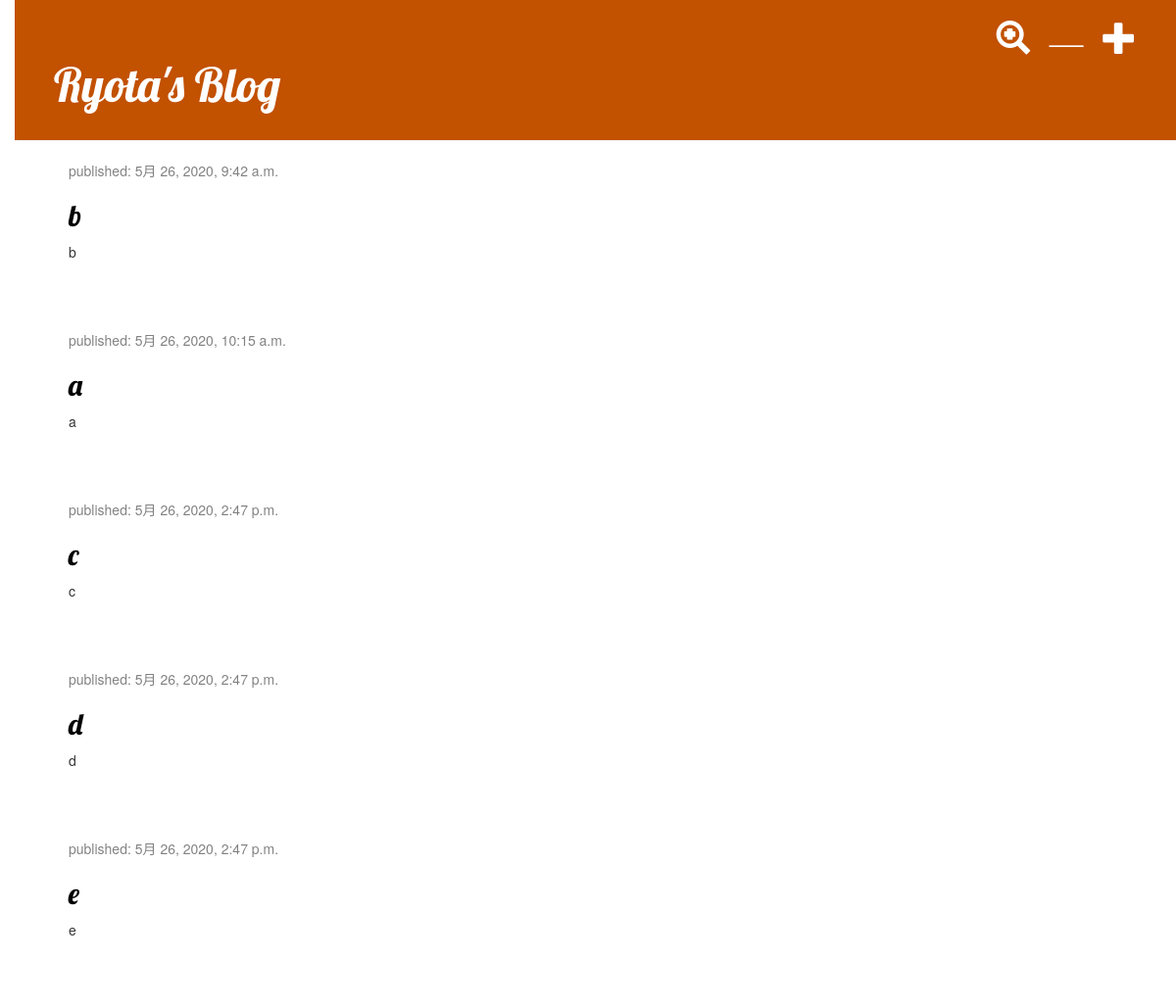
The page / on the database its author committed.
### blog/models.py (models this page shows, shortened)
class Post(models.Model):
    author = models.ForeignKey(settings.AUTH_USER_MODEL, on_delete=models.CASCADE)
    title = models.CharField(max_length=200)
    text = models.TextField()
    created_date = models.DateTimeField(default=timezone.now)
    published_date = models.DateTimeField(blank=True, null=True)

### blog/views.py (the view)
# urls.py: path('', views.post_list, name='post_list'),
def post_list(request):
    posts = Post.objects.filter(published_date__lte=timezone.now()).order_by('published_date')
    return render(request, 'blog/post_list.html', {'posts': posts})

### blog/templates/blog/post_list.html
{% extends 'blog/base.html' %}
{% block content %}
    {% for post in posts %}
        <div class="post">
            <div class="date">
                <p>published: {{ post.published_date }}</p>
            </div>
            <h2><a href="{% url 'post_detail' pk=post.pk %}">{{ post.title }}</a></h2>
            <p>{{ post.text|linebreaksbr }}</p>
        </div>
    {% endfor %}
{% endblock %}

### blog/templates/blog/base.html (shortened to what this page needs)
{% load static %}
<html>
    <head>
        <link rel="stylesheet" href="//maxcdn.bootstrapcdn.com/bootstrap/3.2.0/css/bootstrap.min.css">
        <link rel="stylesheet" href="//maxcdn.bootstrapcdn.com/bootstrap/3.2.0/css/bootstrap-theme.min.css">
        <link rel="stylesheet" href="{% static 'css/blog.css' %}">
    </head>
    <body>
        <div class="page-header">
    　　    <a href="{% url 'post_new' %}" class="top-menu"><span class="glyphicon glyphicon-plus"></span></a>
            <a href="{% url 'post_index' %}" class="top-menu"><span class="glyphicon glyhicon-minus">―</span></a>
            <a href="{% url 'post_search' %}" class="top-menu"><span class="glyphicon glyphicon-zoom-in"></span></a>
            <h1><a href="/">Ryota's Blog</a></h1>
        </div>
        <div class="content container">
            <div class="row">
                <div class="col-md-8">
                {% block content %}
                {% endblock %}
                </div>
            </div>
        </div>
    </body>
</html>

### blog/static/css/blog.css (style rules this page uses)
h1 a, h2 a { color: #C25100; font-family: 'Lobster'; }
body { padding-left: 15px; }
.page-header { background-color: #C25100; margin-top: 0; padding: 20px 20px 20px 40px; }
.page-header h1, .page-header h1 a, .page-header h1 a:visited, .page-header h1 a:active { color: #ffffff; font-size: 36pt; text-decoration: none; }
.content { margin-left: 40px; }
h1, h2, h3, h4 { font-family: 'Lobster', cursive; }
.date { color: #828282; }
.top-menu, .top-menu:hover, .top-menu:visited { color: #ffffff; float: right; font-size: 26pt; margin-right: 20px; }
.post { margin-bottom: 70px; }
.post h2 a, .post h2 a:visited { color: #000000; }

### rows shown on the page
Post: published_date "5月 26, 2020, 9:42 a.m.", title "b", text "b"
Post: published_date "5月 26, 2020, 10:15 a.m.", title "a", text "a"
Post: published_date "5月 26, 2020, 2:47 p.m.", title "c", text "c"
Post: published_date "5月 26, 2020, 2:47 p.m.", title "d", text "d"
Post: published_date "5月 26, 2020, 2:47 p.m.", title "e", text "e"
